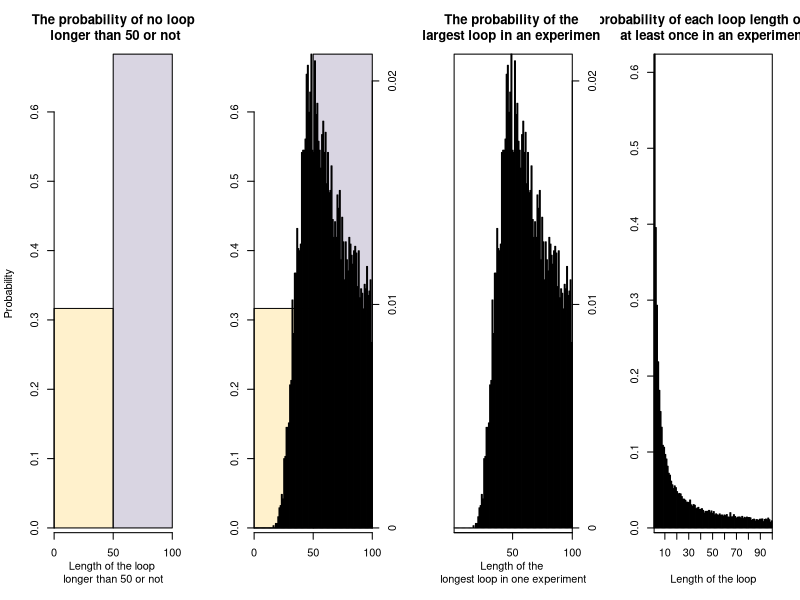

The R source for this figure:

# write the function "first_card" to determine the number of the card in the first box each prisoner opened when they enter the room 
# the inputs of function are: n(half of the total number of prisoners, cards and boxes), k(the prisoner's number), strategy(1 is that each prisoner first open the box corresponding to their prisoner number, if the card's number in the box is the prisoner's number, the prisoner succeeds. If the card's number is not the prisoner's number, open the next box corresponding to the card's number; 2 is similar with strategy 1, just the first box opened randomly; 3 is all the boxes opened randomly), card(the boxes'number)
# the output "card_find" is first card's number in the box they first choose
# use "if...else if..." conditional statement to assign value to "card_find", using sample funtion to select 1 number among 2n randomly
first_card <- function(n, k, strategy, card) {
  if (strategy == 1) {
    card_find <- card[k]
  }
  else if (strategy == 2) {
    card_find <- card[sample(c(1:(2*n)), 1)]
  }
  return(card_find)
}

# write the function "strategy_1_2" to determine whether the prisoner go free or not under the strategy 1 and 2
# the inputs of function are: n,k,card(same as function "first_card"); card_find(the output of the function "first_card")
# the output of the function is TRUE of FALSE, which means the prisoner go free or not
# using for loop to implement that each time prisoner try, the prisoner open the box which number is corresponding to the card's number they see in the last box, if statement is to implement when the prisoner find the number in the card corresponding their own number, the output is TRUE, otherwise the output is FALSE
strategy_1_2 <- function(n, k, card, card_find) {
  Find_or_not <- FALSE
  
  for (prisoner_try in 1:n) {
    if (card_find == k) {
      Find_or_not <- TRUE
      break
    }
    card_find <- card[card_find]
  }
  return(Find_or_not)
}

# write a function "strategy_3" simulation strategy 3 that the prisoner randomly chooses to open the box n times.
# the inputs of this funtion are n(the number of times can open the box, half number of total prisoners), k(prisoner's number), card(the box's number)
# the ouput is value 0 or 1, 1 means succeddfuly find a card number in box that mach prisoner's number. 0 means did't find number in the box that mach prisoner's number
# at this funtion, using sample function to randomly assign n numbers from 1 to 2n to simulate the value of opening n box each time. When one of the numbers is the same as the prisoner's number(k), the value corresponding to that array position becomes TRUE. Otherwise the value becomes FALSE. Then useing sum funtion to calculate whether there have TRUE value in the array.
strategy_3 <- function(n, k, card) {
  return(sum(k == card[sample(c(1:(2*n)), n)]))
}

# write the function "Pone" to eatimate the probability of a single prisoner go free successfully under the 3 strategies
# the inputs of function are: n,k,strategy(same as above), nreps(the number of replicate similations to run)
# the output of function is the probability of a single prisoner success under the 3 strategies
# the number of 2n prisoners is assigned successively, and then the escape_num value is set to 0 to calculate the number of successful escapes. for loop is used to simulate the nreps experiment. 
# in each experiment, the card variable was randomly assigned from the prisoner variable. When using strategy 1 or 2, use the first_card function to extract the number of the card each time the box is opened and assign that number to card_find. The strategy_1_2 function is then called to determine if the card number is equal to the prisoner and return TRUE or FALSE. If strategy 3 is used, strategy_3 function is directly called. 
# The escape_num is added to the return value of the different strategy functions to calculate the prisoner's success in finding the box containing his number. The probability of success was calculated by dividing the number of successes by the total number of loop simulations
Pone <- function(n, k, strategy, nreps = 10000) {
  
  prisoner <- c(1:(2*n))
  escape_num <- 0
  
  for (rep in 1:nreps) {
    
    card <- sample(prisoner)
    
    if (strategy == 1 | strategy == 2) {
      card_find <- first_card(n, k, strategy, card)
      escape_num <- escape_num + strategy_1_2(n, k, card, card_find)
    }
    
    else if (strategy == 3) {
      escape_num <- escape_num + strategy_3(n, k, card)
    }
    
  }
  
  return(escape_num/nreps)
  
}

# when n=5, which means there are 10 prisoners, estimate the probability of a single prisoner go free successfully under the 3 strategies
Pone(5, 1, 1, 10000)
Pone(5, 1, 2, 10000)
Pone(5, 1, 3, 10000)

# when n=50, which means there are 100 prisoners, estimate the probability of a single prisoner go free successfully under the 3 strategies
Pone(50, 1, 1, 10000)
Pone(50, 1, 2, 10000)
Pone(50, 1, 3, 10000)

# write the function "Pall" to eatimate the probability of all prisoners go free successfully under the 3 strategies
# the inputs of the function are n, strategy and nreps
# the output of function is the probability of all prisoners success under the 3 strategies
# The main idea of Pall function is very similar to that of Pone function. The main difference is that another for loop is embedded in the for loop to simulate that all prisoners enter the room in one of experiments. If one of the prisoners fails in each experiment, the strategy function referenced will return FALSE. 
# Use the if statement to determine when (! If find_or_not) is TRUE (meaning find_or_not is false), the condition fires, using a break statement to jump out of the current loop and making no changes to escape_num. After 2n cycles, determine whether escape_num is equal to 2n (if it is equal to 2n, every prisoner has successfully escaped). This judgment returns true or false, counts the number of successes using success_escape, and returns its success probability
Pall <- function(n, strategy, nreps = 10000) {
  prisoner <- c(1:(2*n))
  success_escape <- 0
  
  for (rep in 1:nreps) {
    
    card <- sample(prisoner)
    escape_num <- 0
    
    for (k in 1:(2*n)) {
      
      if (strategy == 1 | strategy == 2) {
        card_find <- first_card(n, k, strategy, card)
        Find_or_not <- strategy_1_2(n, k, card, card_find)
        if (!Find_or_not) {break}
        escape_num <- escape_num + 1
      }
      
      else if (strategy == 3) {
        Find_or_not <- strategy_3(n, k, card)
        if (!Find_or_not) {break}
        escape_num <- escape_num + 1
      }
    }
    success_escape <- success_escape + (escape_num == (2*n))
    
  }
  return(success_escape/nreps)
  
}

# when n=5, which means there are 10 prisoners, estimate the probability of all prisoners go free successfully under the 3 strategies
Pall(5, 1, 10000)
Pall(5, 2, 10000)
Pall(5, 3, 10000)

# when n=50, which means there are 100 prisoners, estimate the probability of all prisoners go free successfully under the 3 strategies
Pall(50, 1, 10000)
Pall(50, 2, 10000)
Pall(50, 3, 10000)

# remarks: when the number of prisoners is large enough, the probability of all escaping should be about zero, for example, when n = 50, the probability of all success should be (1/2)^100, however, when we use strategy 1, the probability of success becomes about 30%.
# remarks: using the Pone function, our results showe that strategy 2 have a success rate of nearly 40%, Strategy 1 and strategy 3 both have a success rate of about 50%; In the Pall function, strategies 2 and 3 have an extremely small probability of success only when n is small, and the success rate approaches zero when n becomes large. However, the success rate of strategy 1 is independent of the size of n, which is the most surprising thing
# remarks: our understanding is that strategy 1 is for the whole population, so the number of individuals in the whole population does not affect the final output, but the strategy 2 and 3 calculate the probability of the whole population on an individual basis, so the number of individuals in the whole population will affect the final output

dloop <- function(n, nreps) {
  occur <- vector(length = 2*n)
  box <- c(1:(2*n))
  
  for (try in 1:nreps) {
    card <- sample(box)
    tmp <- vector(length = 2*n)
    for (k in 1:(2*n)) {
      card_find <- card[k]
      for (try_k in 1:(2*n)) {
        if(card_find == k) {
          tmp[try_k] <- 1
          break
        }
        card_find <- card[card_find]
      } 
      
    }
    occur <- occur + tmp
  }
  prob <- occur/nreps
  return(prob)
}

#Q6
no_loop_l_50 <- 0
largest <- vector(length = 100)
prob_of_each_length <- dloop(50,10000)

for (i in 1:10000) {
  tmp <- dloop(50,1)
  index <- c(1:100)
  no_loop_l_50 <- no_loop_l_50 + (sum(tmp[51:100]) == 0)
  index <- index[tmp == 1]
  largest[max(index)] <- largest[max(index)] + 1
}

prob_no_longer_50 <- no_loop_l_50/10000
prob_largest_onetime <- largest/10000
# names(prob_largest_onetime) <- c(0:99)

color1 <- c(rgb(255,220,126,100, maxColorValue = 255), rgb(158,148,182,100, maxColorValue = 255))
color2 <- c(rep(rgb(254,212,152,200, maxColorValue = 255),50), rep(rgb(158,148,182,200, maxColorValue = 255), 50))

par(mfcol = c(1,4))
barplot(c(prob_no_longer_50, 1- prob_no_longer_50), space = 0
        , col = color1, xaxs="i"
        , xlab = "Length of the loop \nlonger than 50 or not"
        , ylab = "Probability"
        , main = "The probability of no loop\n longer than 50 or not")
axis(1, c(0,1,2), c(0,50,100))

barplot(c(prob_no_longer_50, 1- prob_no_longer_50), space = 0, col = color1, xaxs="i")
axis(1, c(0,1,2), c(0,50,100))
par(new = TRUE)
barplot(prob_largest_onetime, col = color2, xaxs = "i", yaxt = "n", xaxt = "n")
axis(4, seq(0,0.025,0.01), seq(0,0.025,0.01))

plot(c(1:100), xaxs = "i", type = "n", xlab = "", ylab = "", yaxt = "n", xaxt = "n"
     , main = "The probability of the \nlargest loop in an experiment")
axis(1, seq(0,100,50), seq(0,100,50))
par(new = TRUE)
barplot(prob_largest_onetime, col = color2, xaxs = "i", yaxt = "n"
        , xlab = "Length of the \nlongest loop in one experiment")
axis(4, seq(0,0.025,0.01), seq(0,0.025,0.01))

plot(c(1:100), xaxs = "i", type = "n", xlab = "", ylab = "", yaxt = "n", xaxt = "n")
axis(1, seq(0,110,10), seq(0,110,10))
par(new = TRUE)
barplot(prob_of_each_length, xaxs = "i", xlab = "Length of the loop"
        , col = rgb(254,212,152,200, maxColorValue = 255)
        , main = "The probability of each loop length occurring \nat least once in an experiment")


